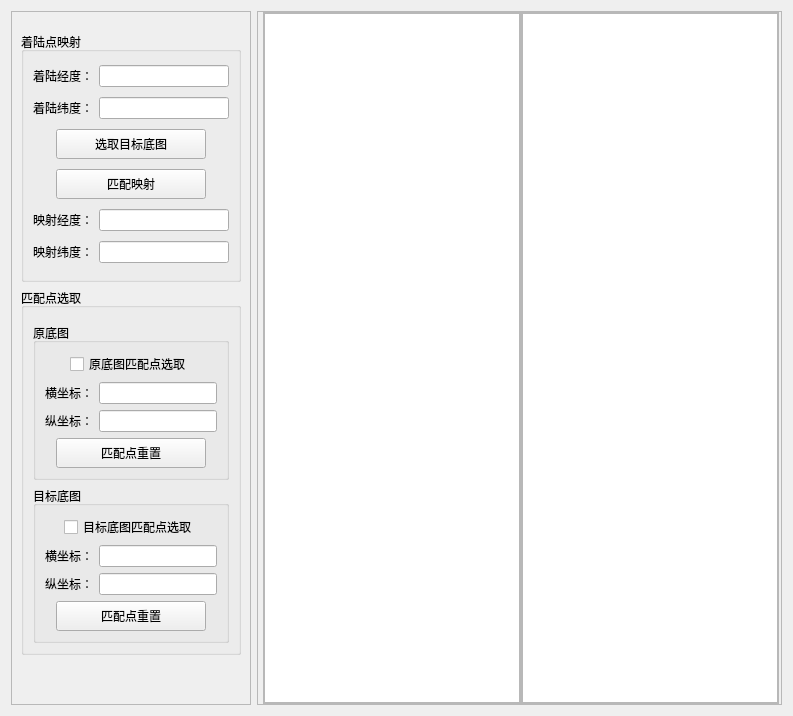
      <widget class="QWidget" name="tab_5">
       <attribute name="title">
        <string>着陆点映射</string>
       </attribute>
       <layout class="QHBoxLayout" name="horizontalLayout_20">
        <item>
         <widget class="QFrame" name="frame_27">
          <property name="sizePolicy">
           <sizepolicy hsizetype="Fixed" vsizetype="Preferred">
            <horstretch>0</horstretch>
            <verstretch>0</verstretch>
           </sizepolicy>
          </property>
          <property name="minimumSize">
           <size>
            <width>240</width>
            <height>0</height>
           </size>
          </property>
          <property name="maximumSize">
           <size>
            <width>240</width>
            <height>16777215</height>
           </size>
          </property>
          <property name="frameShape">
           <enum>QFrame::StyledPanel</enum>
          </property>
          <property name="frameShadow">
           <enum>QFrame::Raised</enum>
          </property>
          <layout class="QVBoxLayout" name="verticalLayout_19">
           <property name="topMargin">
            <number>20</number>
           </property>
           <item>
            <widget class="QGroupBox" name="groupBox_21">
             <property name="minimumSize">
              <size>
               <width>0</width>
               <height>250</height>
              </size>
             </property>
             <property name="title">
              <string>着陆点映射</string>
             </property>
             <layout class="QGridLayout" name="gridLayout_15">
              <item row="0" column="1">
               <widget class="QLineEdit" name="lineEdit_40">
                <property name="text">
                 <string/>
                </property>
                <property name="alignment">
                 <set>Qt::AlignCenter</set>
                </property>
               </widget>
              </item>
              <item row="4" column="0">
               <widget class="QLabel" name="label_53">
                <property name="text">
                 <string>映射经度：</string>
                </property>
               </widget>
              </item>
              <item row="4" column="1">
               <widget class="QLineEdit" name="lineEdit_42">
                <property name="text">
                 <string/>
                </property>
                <property name="alignment">
                 <set>Qt::AlignCenter</set>
                </property>
               </widget>
              </item>
              <item row="5" column="0">
               <widget class="QLabel" name="label_54">
                <property name="text">
                 <string>映射纬度：</string>
                </property>
               </widget>
              </item>
              <item row="1" column="1">
               <widget class="QLineEdit" name="lineEdit_41">
                <property name="text">
                 <string/>
                </property>
                <property name="alignment">
                 <set>Qt::AlignCenter</set>
                </property>
               </widget>
              </item>
              <item row="2" column="0" colspan="2" alignment="Qt::AlignHCenter">
               <widget class="QPushButton" name="pushButton_22">
                <property name="sizePolicy">
                 <sizepolicy hsizetype="Fixed" vsizetype="Fixed">
                  <horstretch>0</horstretch>
                  <verstretch>0</verstretch>
                 </sizepolicy>
                </property>
                <property name="minimumSize">
                 <size>
                  <width>150</width>
                  <height>30</height>
                 </size>
                </property>
                <property name="text">
                 <string>选取目标底图</string>
                </property>
               </widget>
              </item>
              <item row="5" column="1">
               <widget class="QLineEdit" name="lineEdit_43">
                <property name="text">
                 <string/>
                </property>
                <property name="alignment">
                 <set>Qt::AlignCenter</set>
                </property>
               </widget>
              </item>
              <item row="0" column="0">
               <widget class="QLabel" name="label_51">
                <property name="text">
                 <string>着陆经度：</string>
                </property>
               </widget>
              </item>
              <item row="1" column="0">
               <widget class="QLabel" name="label_52">
                <property name="text">
                 <string>着陆纬度：</string>
                </property>
               </widget>
              </item>
              <item row="3" column="0" colspan="2" alignment="Qt::AlignHCenter">
               <widget class="QPushButton" name="pushButton_25">
                <property name="sizePolicy">
                 <sizepolicy hsizetype="Fixed" vsizetype="Fixed">
                  <horstretch>0</horstretch>
                  <verstretch>0</verstretch>
                 </sizepolicy>
                </property>
                <property name="minimumSize">
                 <size>
                  <width>150</width>
                  <height>30</height>
                 </size>
                </property>
                <property name="text">
                 <string>匹配映射</string>
                </property>
               </widget>
              </item>
             </layout>
            </widget>
           </item>
           <item>
            <widget class="QGroupBox" name="groupBox_22">
             <property name="minimumSize">
              <size>
               <width>0</width>
               <height>350</height>
              </size>
             </property>
             <property name="title">
              <string>匹配点选取</string>
             </property>
             <layout class="QVBoxLayout" name="verticalLayout_23">
              <property name="topMargin">
               <number>15</number>
              </property>
              <item>
               <widget class="QGroupBox" name="groupBox_23">
                <property name="title">
                 <string>原底图</string>
                </property>
                <layout class="QGridLayout" name="gridLayout_16">
                 <item row="2" column="1">
                  <widget class="QLineEdit" name="lineEdit_45">
                   <property name="text">
                    <string/>
                   </property>
                   <property name="alignment">
                    <set>Qt::AlignCenter</set>
                   </property>
                  </widget>
                 </item>
                 <item row="2" column="0">
                  <widget class="QLabel" name="label_56">
                   <property name="text">
                    <string>纵坐标：</string>
                   </property>
                  </widget>
                 </item>
                 <item row="3" column="0" colspan="2" alignment="Qt::AlignHCenter">
                  <widget class="QPushButton" name="pushButton_23">
                   <property name="sizePolicy">
                    <sizepolicy hsizetype="Fixed" vsizetype="Fixed">
                     <horstretch>0</horstretch>
                     <verstretch>0</verstretch>
                    </sizepolicy>
                   </property>
                   <property name="minimumSize">
                    <size>
                     <width>150</width>
                     <height>30</height>
                    </size>
                   </property>
                   <property name="text">
                    <string>匹配点重置</string>
                   </property>
                  </widget>
                 </item>
                 <item row="1" column="1">
                  <widget class="QLineEdit" name="lineEdit_44">
                   <property name="text">
                    <string/>
                   </property>
                   <property name="alignment">
                    <set>Qt::AlignCenter</set>
                   </property>
                  </widget>
                 </item>
                 <item row="1" column="0">
                  <widget class="QLabel" name="label_55">
                   <property name="text">
                    <string>横坐标：</string>
                   </property>
                  </widget>
                 </item>
                 <item row="0" column="0" colspan="2" alignment="Qt::AlignHCenter">
                  <widget class="QCheckBox" name="checkBox_4">
                   <property name="text">
                    <string>原底图匹配点选取</string>
                   </property>
                  </widget>
                 </item>
                </layout>
               </widget>
              </item>
              <item>
               <widget class="QGroupBox" name="groupBox_24">
                <property name="title">
                 <string>目标底图</string>
                </property>
                <layout class="QGridLayout" name="gridLayout_17">
                 <item row="2" column="0">
                  <widget class="QLabel" name="label_58">
                   <property name="text">
                    <string>纵坐标：</string>
                   </property>
                  </widget>
                 </item>
                 <item row="1" column="0">
                  <widget class="QLabel" name="label_57">
                   <property name="text">
                    <string>横坐标：</string>
                   </property>
                  </widget>
                 </item>
                 <item row="1" column="1">
                  <widget class="QLineEdit" name="lineEdit_46">
                   <property name="text">
                    <string/>
                   </property>
                   <property name="alignment">
                    <set>Qt::AlignCenter</set>
                   </property>
                  </widget>
                 </item>
                 <item row="3" column="0" colspan="2" alignment="Qt::AlignHCenter">
                  <widget class="QPushButton" name="pushButton_24">
                   <property name="sizePolicy">
                    <sizepolicy hsizetype="Fixed" vsizetype="Fixed">
                     <horstretch>0</horstretch>
                     <verstretch>0</verstretch>
                    </sizepolicy>
                   </property>
                   <property name="minimumSize">
                    <size>
                     <width>150</width>
                     <height>30</height>
                    </size>
                   </property>
                   <property name="text">
                    <string>匹配点重置</string>
                   </property>
                  </widget>
                 </item>
                 <item row="2" column="1">
                  <widget class="QLineEdit" name="lineEdit_47">
                   <property name="text">
                    <string/>
                   </property>
                   <property name="alignment">
                    <set>Qt::AlignCenter</set>
                   </property>
                  </widget>
                 </item>
                 <item row="0" column="0" colspan="2" alignment="Qt::AlignHCenter">
                  <widget class="QCheckBox" name="checkBox_5">
                   <property name="text">
                    <string>目标底图匹配点选取</string>
                   </property>
                  </widget>
                 </item>
                </layout>
               </widget>
              </item>
             </layout>
            </widget>
           </item>
           <item>
            <spacer name="verticalSpacer_3">
             <property name="orientation">
              <enum>Qt::Vertical</enum>
             </property>
             <property name="sizeHint" stdset="0">
              <size>
               <width>20</width>
               <height>40</height>
              </size>
             </property>
            </spacer>
           </item>
          </layout>
         </widget>
        </item>
        <item>
         <widget class="QFrame" name="frame_29">
          <property name="frameShape">
           <enum>QFrame::StyledPanel</enum>
          </property>
          <property name="frameShadow">
           <enum>QFrame::Raised</enum>
          </property>
          <layout class="QHBoxLayout" name="horizontalLayout_21">
           <property name="spacing">
            <number>0</number>
           </property>
           <property name="leftMargin">
            <number>5</number>
           </property>
           <property name="topMargin">
            <number>0</number>
           </property>
           <property name="rightMargin">
            <number>2</number>
           </property>
           <property name="bottomMargin">
            <number>0</number>
           </property>
           <item>
            <widget class="QFrame" name="frame_30">
             <property name="sizePolicy">
              <sizepolicy hsizetype="Expanding" vsizetype="Preferred">
               <horstretch>5</horstretch>
               <verstretch>0</verstretch>
              </sizepolicy>
             </property>
             <property name="frameShape">
              <enum>QFrame::StyledPanel</enum>
             </property>
             <property name="frameShadow">
              <enum>QFrame::Raised</enum>
             </property>
             <layout class="QVBoxLayout" name="verticalLayout_21">
              <property name="spacing">
               <number>0</number>
              </property>
              <property name="leftMargin">
               <number>0</number>
              </property>
              <property name="topMargin">
               <number>0</number>
              </property>
              <property name="rightMargin">
               <number>0</number>
              </property>
              <property name="bottomMargin">
               <number>0</number>
              </property>
              <item>
               <widget class="QMyGraphicsView" name="graphicsView_6"/>
              </item>
             </layout>
            </widget>
           </item>
           <item>
            <widget class="QFrame" name="frame_31">
             <property name="sizePolicy">
              <sizepolicy hsizetype="Expanding" vsizetype="Preferred">
               <horstretch>5</horstretch>
               <verstretch>0</verstretch>
              </sizepolicy>
             </property>
             <property name="frameShape">
              <enum>QFrame::StyledPanel</enum>
             </property>
             <property name="frameShadow">
              <enum>QFrame::Raised</enum>
             </property>
             <layout class="QVBoxLayout" name="verticalLayout_22">
              <property name="spacing">
               <number>0</number>
              </property>
              <property name="leftMargin">
               <number>0</number>
              </property>
              <property name="topMargin">
               <number>0</number>
              </property>
              <property name="rightMargin">
               <number>0</number>
              </property>
              <property name="bottomMargin">
               <number>0</number>
              </property>
              <item>
               <widget class="QMyGraphicsView" name="graphicsView_8"/>
              </item>
             </layout>
            </widget>
           </item>
          </layout>
         </widget>
        </item>
       </layout>
      </widget>
